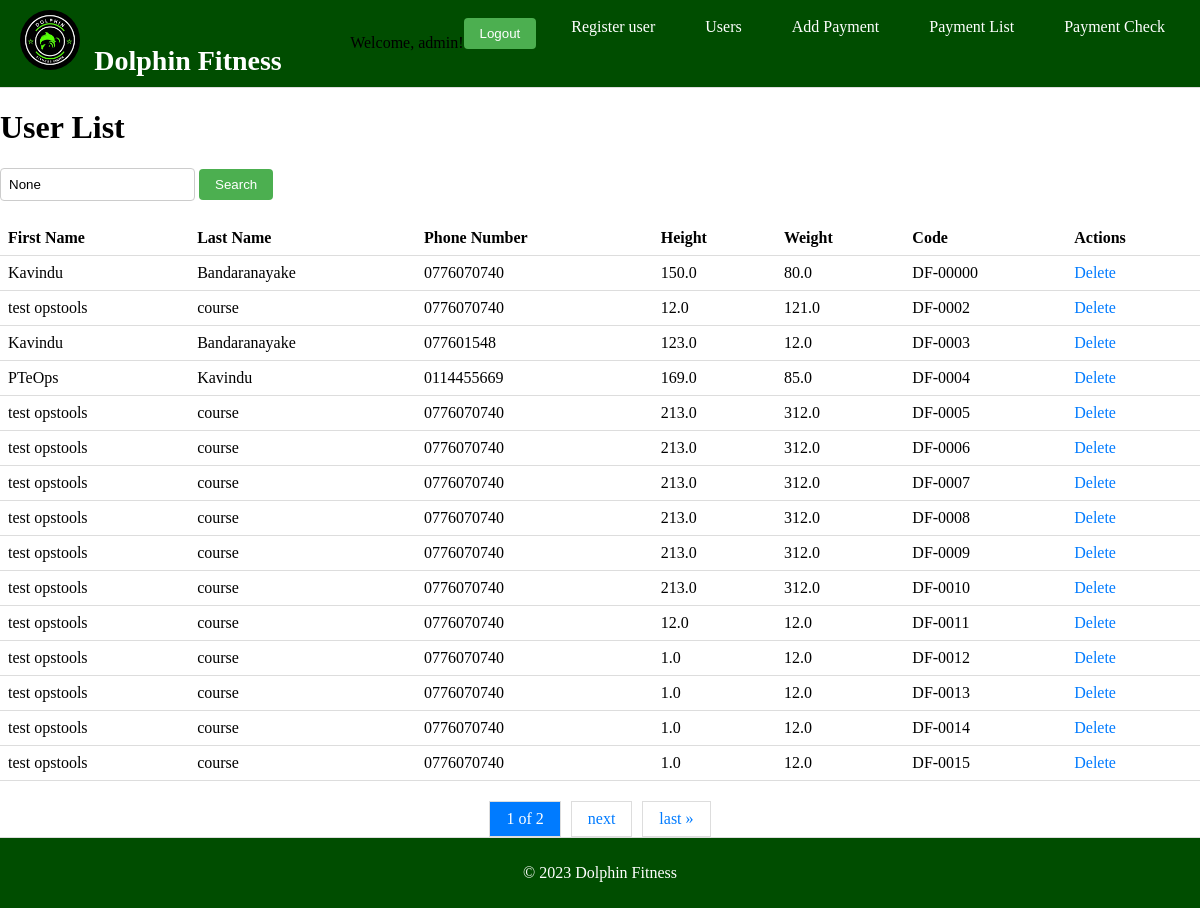
The page /users/ (signed in) on the database its author committed.
### users/models.py (models this page shows, shortened)
class User(models.Model):
    first_name = models.CharField(max_length=30)
    last_name = models.CharField(max_length=30)
    phone_number = models.CharField(max_length=15)
    height = models.FloatField()
    weight = models.FloatField()
    code = models.CharField(max_length=7, unique=True)  # Add this line

### users/views.py (the view)
# urls.py: path('users/', views.user_list, name='user_list'),
@login_required
@user_passes_test(is_admin)
def user_list(request):
    query = request.GET.get('q')
    if query:
        users = User.objects.filter(Q(code__icontains=query) | Q(phone_number__icontains=query))
    else:
        users = User.objects.all()
    paginator = Paginator(users, 15)  # Show 15 users per page
    page_number = request.GET.get('page')
    page_obj = paginator.get_page(page_number)
    return render(request, 'users/user_list.html', {'page_obj': page_obj, 'query': query})

### users/views.py (called while the page is built)
def is_admin(user):
    return user.is_authenticated and user.is_staff

### users/templates/users/user_list.html (shortened to what this page needs)
<!DOCTYPE html>
<html>
{% extends 'users/base.html' %}
  {% block content %}
</head>
<body>
  <h1>User List</h1>
  <form method="get" action="{% url 'user_list' %}">
    <input type="text" name="q" placeholder="Search by code or phone number" value="{{ query }}">
    <button type="submit">Search</button>
  </form>
  <table>
    <thead>
      <tr>
        <th>First Name</th>
        <th>Last Name</th>
        <th>Phone Number</th>
        <th>Height</th>
        <th>Weight</th>
        <th>Code</th>
        <th>Actions</th>
      </tr>
    </thead>
    <tbody>
      {% for user in page_obj %}
      <tr>
        <td>{{ user.first_name }}</td>
        <td>{{ user.last_name }}</td>
        <td>{{ user.phone_number }}</td>
        <td>{{ user.height }}</td>
        <td>{{ user.weight }}</td>
        <td>{{ user.code }}</td>
        <td>
          <a href="{% url 'delete_user' user.id %}">Delete</a>
        </td>
      </tr>
      {% endfor %}
    </tbody>
  </table>
  <div class="pagination">
    <span class="current">{{ page_obj.number }} of {{ page_obj.paginator.num_pages }}</span>
    {% if page_obj.has_next %}
      <a href="?page={{ page_obj.next_page_number }}{% if query %}&q={{ query }}{% endif %}">next</a>
      <a href="?page={{ page_obj.paginator.num_pages }}{% if query %}&q={{ query }}{% endif %}">last &raquo;</a>
    {% endif %}
  </div>
  {% endblock %}

### users/templates/users/base.html (shortened to what this page needs)
<!DOCTYPE html>
<html>
<head>
    {% load static %}
    <link rel="stylesheet" type="text/css" href="{% static 'css/styles.css' %}">
</head>
<body>
    <header>
        <nav>
            <div class="nav-left">
                <a href="{% url 'home' %}" style="text-decoration: none; color: inherit;">
                    <img src="{% static 'images/logo.png' %}" alt="Logo" class="logo">
                    <span class="app-name" style="color: white;">Dolphin Fitness</span>
                </a>
            </div>
            <ul class="nav-right">
                {% if user.is_authenticated %}
                    <p>Welcome, {{ user.username }}! </p>
                    <form id="logout-form" action="{% url 'logout' %}" method="post">
                        <button type="submit">Logout</button>
                    </form>
                {% else %}
                    <a href="{% url 'login' %}">Login</a>
                {% endif %}
                <li><a href="{% url 'register_user' %}">Register user</a></li>
                <li><a href="{% url 'user_list' %}">Users</a></li>
                <li><a href="{% url 'add_payment' %}">Add Payment</a></li>
                <li><a href="{% url 'payment_list' %}">Payment List</a></li>
                <li><a href="{% url 'check_payment_status' %}">Payment Check</a></li>
            </ul>
        </nav>
    </header>
    <main>
        {% block content %}{% endblock %}
    </main>
    <footer>
        <p>&copy; 2023 Dolphin Fitness</p>
    </footer>
</body>
</html>

### static/css/styles.css (style rules this page uses)
html, body { height: 100%; margin: 0; display: flex; flex-direction: column; }
main { flex: 1; }
header { padding: 10px 20px; background-color: #004d00; border-bottom: 1px solid #ddd; }
nav { display: flex; justify-content: space-between; align-items: center; }
.nav-left { display: flex; align-items: center; }
.logo { height: 60px; margin-right: 10px; border-radius: 50%; }
.app-name { font-size: 28px; font-weight: bold; }
.nav-right { list-style: none; display: flex; margin: 0; padding: 0; }
.nav-right li { margin-left: 20px; }
.nav-right a { text-decoration: none; color: #ffffff; font-size: 16px; padding: 10px 15px; transition: background-color 0.3s, color 0.3s; }
footer { padding: 10px 20px; background-color: #004d00; color: #ffffff; text-align: center; border-top: 1px solid #ddd; margin-top: auto; }

### users/templates/users/user_list.html (style rules this page uses)
table { border-collapse: collapse; width: 100%; }
th, td { padding: 8px; text-align: left; border-bottom: 1px solid #ddd; }
form { margin-bottom: 20px; }
input[type="text"] { padding: 8px; border: 1px solid #ccc; border-radius: 4px; }
button[type="submit"] { padding: 8px 16px; background-color: #4CAF50; color: white; border: none; border-radius: 4px; cursor: pointer; }
a { text-decoration: none; color: #007bff; }
.pagination { display: flex; justify-content: center; margin-top: 20px; }
.pagination a { margin: 0 5px; padding: 8px 16px; border: 1px solid #ddd; color: #007bff; text-decoration: none; }
.pagination .current { margin: 0 5px; padding: 8px 16px; border: 1px solid #ddd; background-color: #007bff; color: white; text-decoration: none; }

### rows shown on the page
User: first_name "Kavindu", last_name "Bandaranayake", phone_number "0776070740", height "150.0", weight "80.0", code "DF-00000"
User: first_name "test opstools", last_name "course", phone_number "0776070740", height "12.0", weight "121.0", code "DF-0002"
User: first_name "Kavindu", last_name "Bandaranayake", phone_number "077601548", height "123.0", weight "12.0", code "DF-0003"
User: first_name "PTeOps", last_name "Kavindu", phone_number "0114455669", height "169.0", weight "85.0", code "DF-0004"
User: first_name "test opstools", last_name "course", phone_number "0776070740", height "213.0", weight "312.0", code "DF-0005"
User: first_name "test opstools", last_name "course", phone_number "0776070740", height "213.0", weight "312.0", code "DF-0006"
User: first_name "test opstools", last_name "course", phone_number "0776070740", height "213.0", weight "312.0", code "DF-0007"
User: first_name "test opstools", last_name "course", phone_number "0776070740", height "213.0", weight "312.0", code "DF-0008"
User: first_name "test opstools", last_name "course", phone_number "0776070740", height "213.0", weight "312.0", code "DF-0009"
User: first_name "test opstools", last_name "course", phone_number "0776070740", height "213.0", weight "312.0", code "DF-0010"
User: first_name "test opstools", last_name "course", phone_number "0776070740", height "12.0", weight "12.0", code "DF-0011"
User: first_name "test opstools", last_name "course", phone_number "0776070740", height "1.0", weight "12.0", code "DF-0012"
User: first_name "test opstools", last_name "course", phone_number "0776070740", height "1.0", weight "12.0", code "DF-0013"
User: first_name "test opstools", last_name "course", phone_number "0776070740", height "1.0", weight "12.0", code "DF-0014"
User: first_name "test opstools", last_name "course", phone_number "0776070740", height "1.0", weight "12.0", code "DF-0015"

### other values the page prints
{{ user.username }} "admin"
{{ page_obj.number }} "1"
{{ page_obj.paginator.num_pages }} "2"
